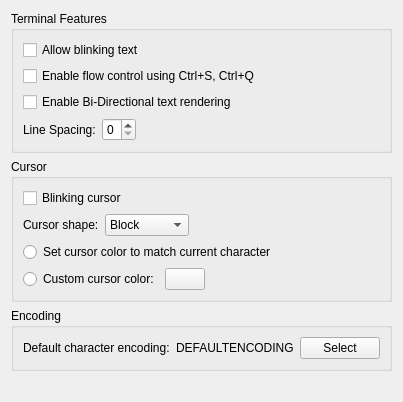
     <widget class="QWidget" name="advancedTab">
      <attribute name="title">
       <string comment="@title:tab Complex options">Advanced</string>
      </attribute>
      <layout class="QVBoxLayout">
       <item>
        <widget class="QGroupBox" name="groupBox_4">
         <property name="title">
          <string>Terminal Features</string>
         </property>
         <property name="flat">
          <bool>true</bool>
         </property>
         <layout class="QVBoxLayout">
          <item>
           <widget class="QCheckBox" name="enableBlinkingTextButton">
            <property name="sizePolicy">
             <sizepolicy hsizetype="Preferred" vsizetype="Fixed">
              <horstretch>0</horstretch>
              <verstretch>0</verstretch>
             </sizepolicy>
            </property>
            <property name="toolTip">
             <string>Allow terminal programs to create blinking sections of text</string>
            </property>
            <property name="text">
             <string>Allow blinking text</string>
            </property>
           </widget>
          </item>
          <item>
           <widget class="QCheckBox" name="enableFlowControlButton">
            <property name="sizePolicy">
             <sizepolicy hsizetype="Preferred" vsizetype="Fixed">
              <horstretch>0</horstretch>
              <verstretch>0</verstretch>
             </sizepolicy>
            </property>
            <property name="toolTip">
             <string>Allow the output to be suspended by pressing Ctrl+S</string>
            </property>
            <property name="text">
             <string>Enable flow control using Ctrl+S, Ctrl+Q</string>
            </property>
           </widget>
          </item>
          <item>
           <widget class="QCheckBox" name="enableBidiRenderingButton">
            <property name="sizePolicy">
             <sizepolicy hsizetype="Preferred" vsizetype="Fixed">
              <horstretch>0</horstretch>
              <verstretch>0</verstretch>
             </sizepolicy>
            </property>
            <property name="toolTip">
             <string>Enable Bi-Directional display on terminals (valid for Arabic, Farsi or Hebrew only)</string>
            </property>
            <property name="text">
             <string>Enable Bi-Directional text rendering</string>
            </property>
           </widget>
          </item>
          <item>
           <layout class="QHBoxLayout" name="horizontalLayout">
            <item>
             <widget class="QLabel" name="lineSpacingLabel">
              <property name="text">
               <string>Line Spacing:</string>
              </property>
             </widget>
            </item>
            <item>
             <widget class="QSpinBox" name="lineSpacingSpinner">
              <property name="toolTip">
               <string>The number of pixels between two lines</string>
              </property>
              <property name="minimum">
               <number>0</number>
              </property>
              <property name="maximum">
               <number>5</number>
              </property>
             </widget>
            </item>
            <item>
             <spacer name="horizontalSpacer_11">
              <property name="orientation">
               <enum>Qt::Horizontal</enum>
              </property>
              <property name="sizeHint" stdset="0">
               <size>
                <width>40</width>
                <height>20</height>
               </size>
              </property>
             </spacer>
            </item>
           </layout>
          </item>
         </layout>
        </widget>
       </item>
       <item>
        <widget class="QGroupBox" name="groupBox_8">
         <property name="title">
          <string>Cursor</string>
         </property>
         <property name="flat">
          <bool>true</bool>
         </property>
         <layout class="QVBoxLayout">
          <item>
           <widget class="QCheckBox" name="enableBlinkingCursorButton">
            <property name="sizePolicy">
             <sizepolicy hsizetype="Preferred" vsizetype="Fixed">
              <horstretch>0</horstretch>
              <verstretch>0</verstretch>
             </sizepolicy>
            </property>
            <property name="toolTip">
             <string>Make the cursor blink regularly</string>
            </property>
            <property name="text">
             <string>Blinking cursor</string>
            </property>
           </widget>
          </item>
          <item>
           <layout class="QHBoxLayout">
            <item>
             <widget class="QLabel" name="label_8">
              <property name="text">
               <string>Cursor shape:</string>
              </property>
             </widget>
            </item>
            <item>
             <widget class="KComboBox" name="cursorShapeCombo">
              <property name="toolTip">
               <string>Change the shape of the cursor</string>
              </property>
              <item>
               <property name="text">
                <string comment="The shape of the cursor">Block</string>
               </property>
              </item>
              <item>
               <property name="text">
                <string comment="The shape of the cursor, similar to a capital I">I-Beam</string>
               </property>
              </item>
              <item>
               <property name="text">
                <string comment="The shape of the cursor">Underline</string>
               </property>
              </item>
             </widget>
            </item>
            <item>
             <spacer name="horizontalSpacer_1">
              <property name="orientation">
               <enum>Qt::Horizontal</enum>
              </property>
              <property name="sizeHint" stdset="0">
               <size>
                <width>40</width>
                <height>20</height>
               </size>
              </property>
             </spacer>
            </item>
           </layout>
          </item>
          <item>
           <widget class="QRadioButton" name="autoCursorColorButton">
            <property name="sizePolicy">
             <sizepolicy hsizetype="Preferred" vsizetype="Fixed">
              <horstretch>0</horstretch>
              <verstretch>0</verstretch>
             </sizepolicy>
            </property>
            <property name="toolTip">
             <string>Set the cursor to match the color of the character underneath it.</string>
            </property>
            <property name="text">
             <string>Set cursor color to match current character</string>
            </property>
           </widget>
          </item>
          <item>
           <layout class="QHBoxLayout">
            <item>
             <widget class="QRadioButton" name="customCursorColorButton">
              <property name="sizePolicy">
               <sizepolicy hsizetype="Preferred" vsizetype="Fixed">
                <horstretch>0</horstretch>
                <verstretch>0</verstretch>
               </sizepolicy>
              </property>
              <property name="toolTip">
               <string>Use a custom, fixed color for the cursor</string>
              </property>
              <property name="text">
               <string>Custom cursor color:</string>
              </property>
             </widget>
            </item>
            <item>
             <widget class="KColorButton" name="customColorSelectButton">
              <property name="sizePolicy">
               <sizepolicy hsizetype="Preferred" vsizetype="Fixed">
                <horstretch>0</horstretch>
                <verstretch>0</verstretch>
               </sizepolicy>
              </property>
              <property name="toolTip">
               <string>Select the color used to draw the cursor</string>
              </property>
              <property name="text">
               <string/>
              </property>
             </widget>
            </item>
            <item>
             <spacer name="horizontalSpacer_2">
              <property name="orientation">
               <enum>Qt::Horizontal</enum>
              </property>
              <property name="sizeHint" stdset="0">
               <size>
                <width>40</width>
                <height>20</height>
               </size>
              </property>
             </spacer>
            </item>
           </layout>
          </item>
         </layout>
        </widget>
       </item>
       <item>
        <widget class="QGroupBox" name="groupBox_11">
         <property name="title">
          <string>Encoding</string>
         </property>
         <property name="flat">
          <bool>true</bool>
         </property>
         <layout class="QHBoxLayout">
          <item>
           <widget class="QLabel" name="label_14">
            <property name="text">
             <string>Default character encoding:</string>
            </property>
           </widget>
          </item>
          <item>
           <widget class="QLabel" name="characterEncodingLabel">
            <property name="sizePolicy">
             <sizepolicy hsizetype="Preferred" vsizetype="Preferred">
              <horstretch>0</horstretch>
              <verstretch>0</verstretch>
             </sizepolicy>
            </property>
            <property name="text">
             <string comment="KDE::DoNotExtract">DEFAULTENCODING</string>
            </property>
           </widget>
          </item>
          <item>
           <widget class="QPushButton" name="selectEncodingButton">
            <property name="text">
             <string comment="@action:button Pick an encoding">Select</string>
            </property>
           </widget>
          </item>
         </layout>
        </widget>
       </item>
       <item>
        <spacer>
         <property name="orientation">
          <enum>Qt::Vertical</enum>
         </property>
         <property name="sizeHint" stdset="0">
          <size>
           <width>20</width>
           <height>20</height>
          </size>
         </property>
        </spacer>
       </item>
      </layout>
     </widget>
